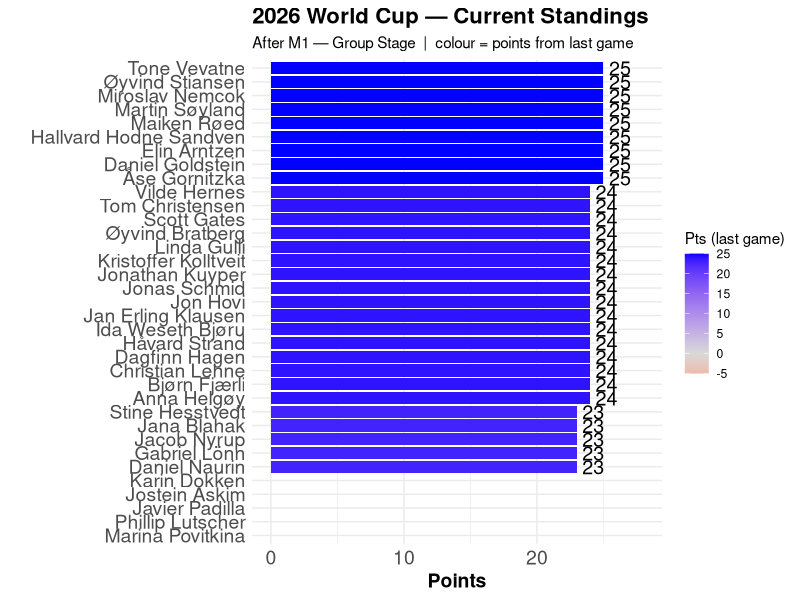

Source code (R):
## ---- chunk 1

library(tidyverse)
library(igraph)
library(readxl)
library(knitr)

knitr::opts_chunk$set(out.width = "100%")

## ---- chunk 2

library(tidyverse)

invisible(capture.output(Sys.setlocale()))

# ── Parameter ─────────────────────────────────────────────────────────────────
lag <- 1   # number of games back for the colour fill; change as needed

# ── Load data ─────────────────────────────────────────────────────────────────
df <- read_delim(here::here("gData", "standings.csv"), delim = ";",
                 locale = locale(encoding = "UTF-8"),
                 show_col_types = FALSE) |>
  mutate(full_name = if_else(is.na(full_name) | full_name == "", player, full_name))

last_match_no  <- max(df$match)
last_stage     <- df |> filter(match == last_match_no) |> pull(stage) |> first()
played_matches <- sort(unique(df$match))

# Score lag games ago (or 0 if fewer games have been played)
lag_match <- if (length(played_matches) > lag) {
  played_matches[length(played_matches) - lag]
} else {
  NA_integer_
}

lag_scores <- if (!is.na(lag_match)) {
  df |> filter(match == lag_match) |> select(player, lag_score = cumulative)
} else {
  tibble(player = unique(df$player), lag_score = 0L)
}

# ── Current standings ─────────────────────────────────────────────────────────
hbar <- df |>
  filter(match == last_match_no) |>
  left_join(lag_scores, by = "player") |>
  mutate(
    lag_score = replace_na(lag_score, 0L),
    diff      = cumulative - lag_score,
    full_name = fct_reorder(full_name, cumulative)
  )

lag_label <- if (lag == 1) "last game" else paste0("last ", lag, " games")

# ── Plot ──────────────────────────────────────────────────────────────────────
ggplot(hbar, aes(x = full_name, y = cumulative, fill = diff)) +
  geom_col() +
  scale_y_continuous(limits = c(0, max(hbar$cumulative) * 1.12)) +
  coord_flip() +
  scale_fill_gradient2(low = "red", high = "blue", mid = "grey85", midpoint = 0,
                       name = paste0("Pts (", lag_label, ")")) +
  geom_text(aes(label = cumulative), hjust = -0.25, size = 5) +
  ylab("Points") +
  xlab(" ") +
  labs(
    title    = "2026 World Cup — Current Standings",
    subtitle = paste0("After M", last_match_no, " — ", last_stage,
                      "  |  colour = points from ", lag_label)
  ) +
  theme_minimal() +
  theme(
    axis.text  = element_text(size = 14),
    axis.title = element_text(size = 14, face = "bold"),
    plot.title = element_text(face = "bold", size = 16)
  )
